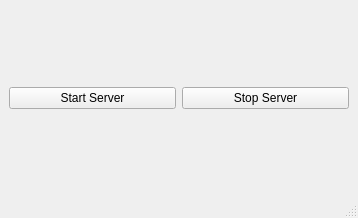
<?xml version="1.0" encoding="UTF-8"?>
<ui version="4.0">
 <class>MainView</class>
 <widget class="QMainWindow" name="MainView">
  <property name="geometry">
   <rect>
    <x>0</x>
    <y>0</y>
    <width>358</width>
    <height>218</height>
   </rect>
  </property>
  <property name="windowTitle">
   <string>MainView</string>
  </property>
  <widget class="QWidget" name="centralwidget">
   <layout class="QHBoxLayout" name="horizontalLayout">
    <item>
     <widget class="QPushButton" name="startServer">
      <property name="text">
       <string>Start Server</string>
      </property>
     </widget>
    </item>
    <item>
     <widget class="QPushButton" name="stopServer">
      <property name="text">
       <string>Stop Server</string>
      </property>
     </widget>
    </item>
   </layout>
  </widget>
  <widget class="QMenuBar" name="menubar">
   <property name="geometry">
    <rect>
     <x>0</x>
     <y>0</y>
     <width>358</width>
     <height>22</height>
    </rect>
   </property>
  </widget>
  <widget class="QStatusBar" name="statusbar"/>
 </widget>
 <resources/>
 <connections/>
</ui>
